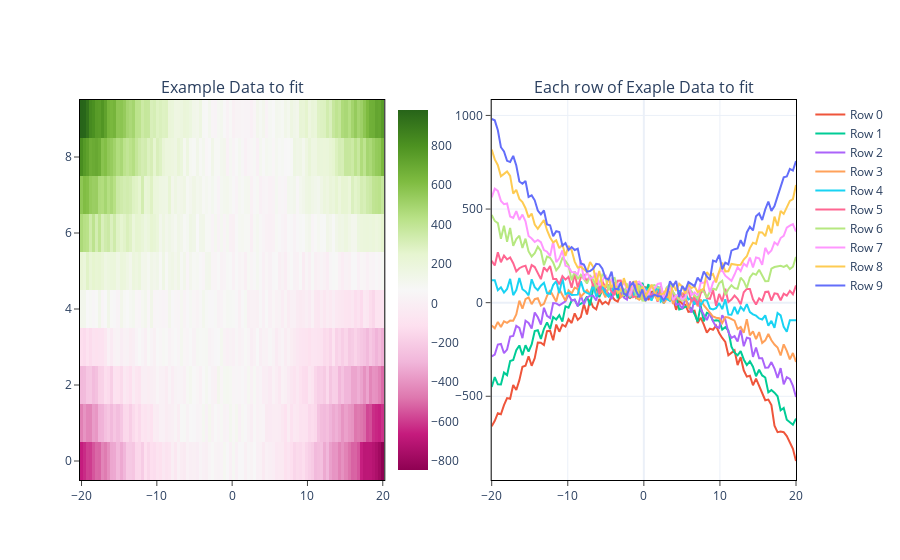

The cell this chart's notebook holds for it:
### Markdown cell above
## Make some example data for fitting

### Code cell
def func_to_fit(x, a, b, c):
    """Any function to fit (independent variable must be `x`)"""
    return a * x**2 + b * x + c


# Each row will have a different quadratic term
target_as = np.linspace(-2, 2, 10)
target_b, target_c = -5, 10

data = Data(x=np.linspace(-20, 20, 100), y=np.arange(len(target_as)))
data.data = np.array(
    [
        func_to_fit(data.x, target_a, target_b, target_c)
        + np.random.rand(data.x.shape[0]) * 100
        for target_a in target_as
    ]
)
data.plot_info.title = "Example Data to fit"

fig = go.Figure().update_layout(title="Each row of Exaple Data to fit")
for y, d in zip(data.y, data.data):
    fig.add_trace(go.Scatter(x=data.x, y=d, name=f"Row {y:d}"))
figures_to_subplots([data.plot(), fig])
